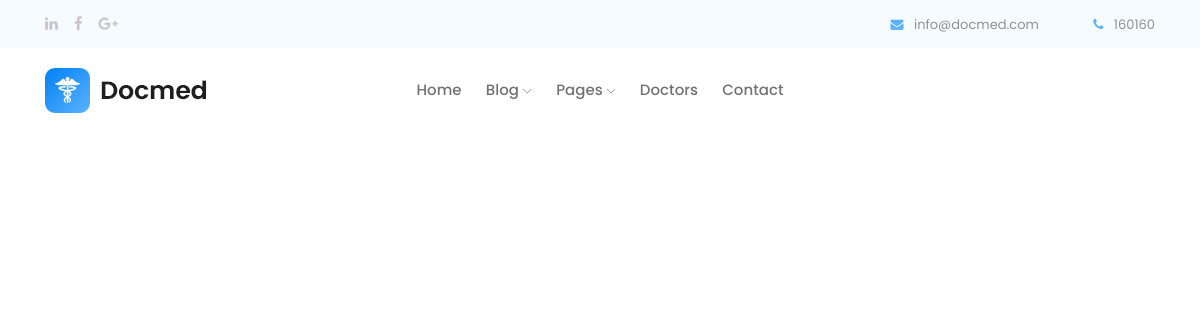
Page /analyse/biochimie.php (signed in) on the earlier database version.
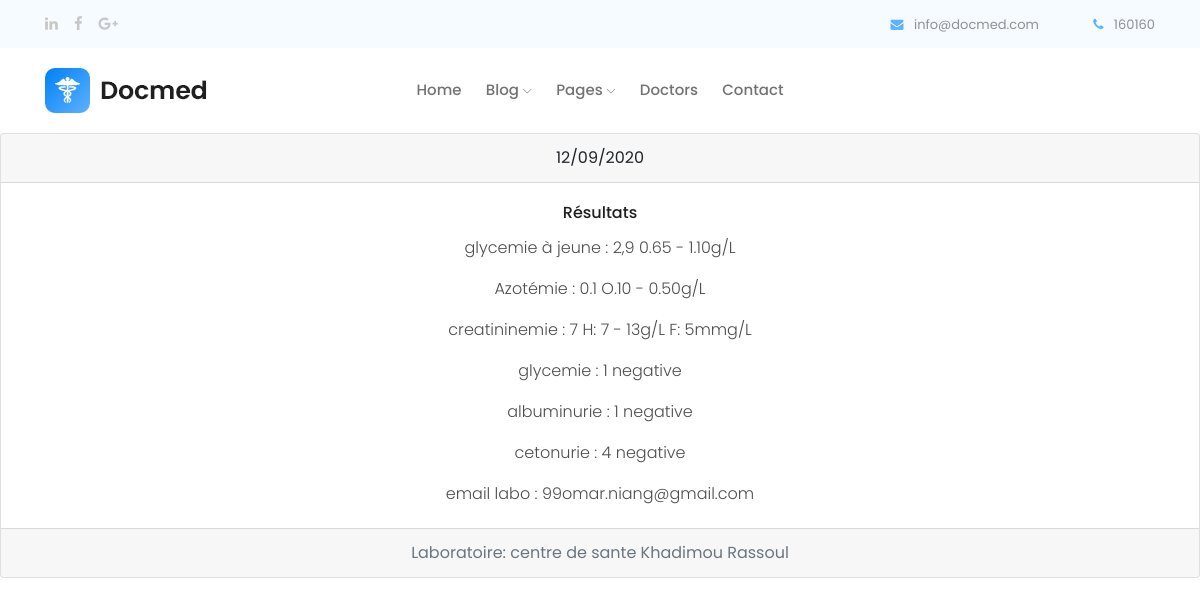
Same page on the later database version.
### tables this page shows
CREATE TABLE IF NOT EXISTS `analyse_biochimie` (
  `id` int(11) NOT NULL AUTO_INCREMENT,
  `id_pat` int(11) DEFAULT NULL,
  `glycemieAJeune` varchar(20) DEFAULT NULL,
  `azotemie` varchar(20) DEFAULT NULL,
  `creatininemie` varchar(20) DEFAULT NULL,
  `glycemie` varchar(20) DEFAULT NULL,
  `albuminurie` varchar(20) DEFAULT NULL,
  `cetonurie` varchar(20) DEFAULT NULL,
  `date` varchar(20) DEFAULT NULL,
  `laboratoire` varchar(50) DEFAULT NULL,
  `mailLabo` varchar(50) DEFAULT NULL,
  PRIMARY KEY (`id`),
  KEY `id_pat` (`id_pat`)
);

### public/analyse/biochimie.php (the view, shortened to what this page needs)
<?php
require '../elements/header.php';
?>
  <?php endif;
  $id = $_SESSION['user'];
  $bd = new Database();
  $pdo = $bd->getPDO("pregnantApp");
  $query = $pdo->prepare(" SELECT * FROM users WHERE id=:id");
  $query->execute(["id" => $id]);
  $user = $query->fetchObject(User::class);
    if ($user->statut == "medecin" && isset($_GET['id'])) {
   $id_pat=$_GET['id'];
   $pdo=Database::getPDO("pregnantApp");
   $query=$pdo->query("SELECT * FROM analyse_biochimie WHERE id_pat=$id_pat");
  } elseif ($user->statut == "patient") {
      $id = $_SESSION['user'];
      $bd = new Database();
      $pdo = $bd->getPDO("pregnantApp");
      $query = $pdo->prepare(" SELECT * FROM analyse_biochimie WHERE id_pat=:id");
      $query->execute(["id" => $id]);
  }
   while($donne=$query->fetch()) {
  ?>
  <div class="card text-center">
  <div class="card-header">
  <?= $donne['date']?>
  </div>
  <div class="card-body">
    <h5 class="card-title">Résultats</h5>
    <p class="card-text">glycemie à jeune  : <?= $donne['glycemieAJeune']?>  0.65 - 1.10g/L</p>
    <p class="card-text">Azotémie  : <?= $donne['azotemie']?> O.10 - 0.50g/L</p>
    <p class="card-text">creatininemie  : <?= $donne['creatininemie']?>  H: 7 - 13g/L F: 5mmg/L </p>
    <p class="card-text">glycemie  : <?= $donne['glycemie']?> negative</p>
    <p class="card-text">albuminurie  : <?= $donne['albuminurie']?> negative</p>
    <p class="card-text">cetonurie  : <?= $donne['cetonurie']?> negative</p>
    <p class="card-text">email labo  : <?= $donne['mailLabo']?>  </p>
  </div>
  <div class="card-footer text-muted">
   Laboratoire: <?= $donne['laboratoire']?>
  </div>
</div>
   <?php }?>

Differences in the rows shown:
added analyse_biochimie: date "12/09/2020", glycemieAJeune "2,9", azotemie "0.1", creatininemie "7", glycemie "1", albuminurie "1", cetonurie "4", mailLabo "99omar.niang@gmail.com", laboratoire "centre de sante Khadimou Rassoul"
